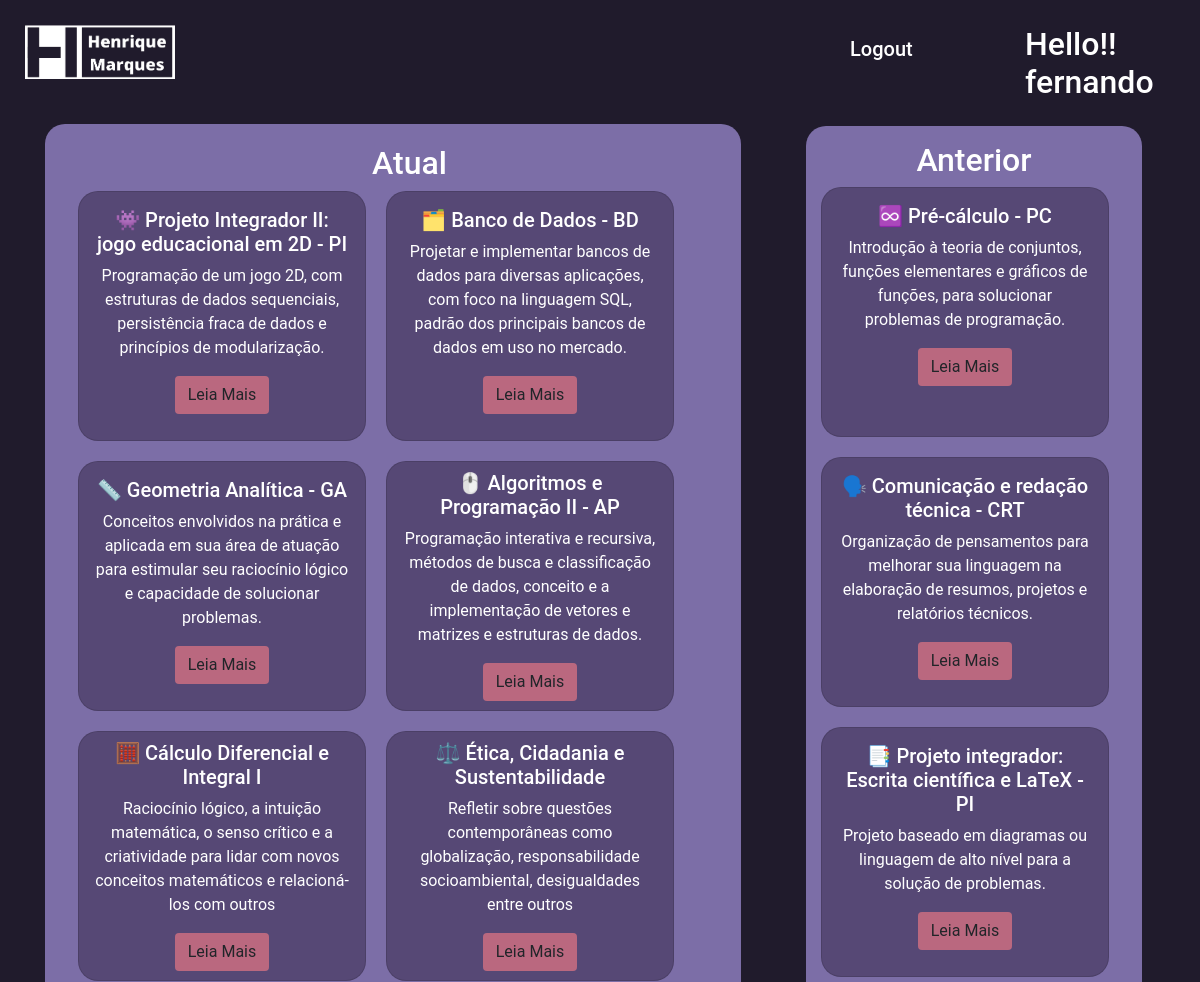
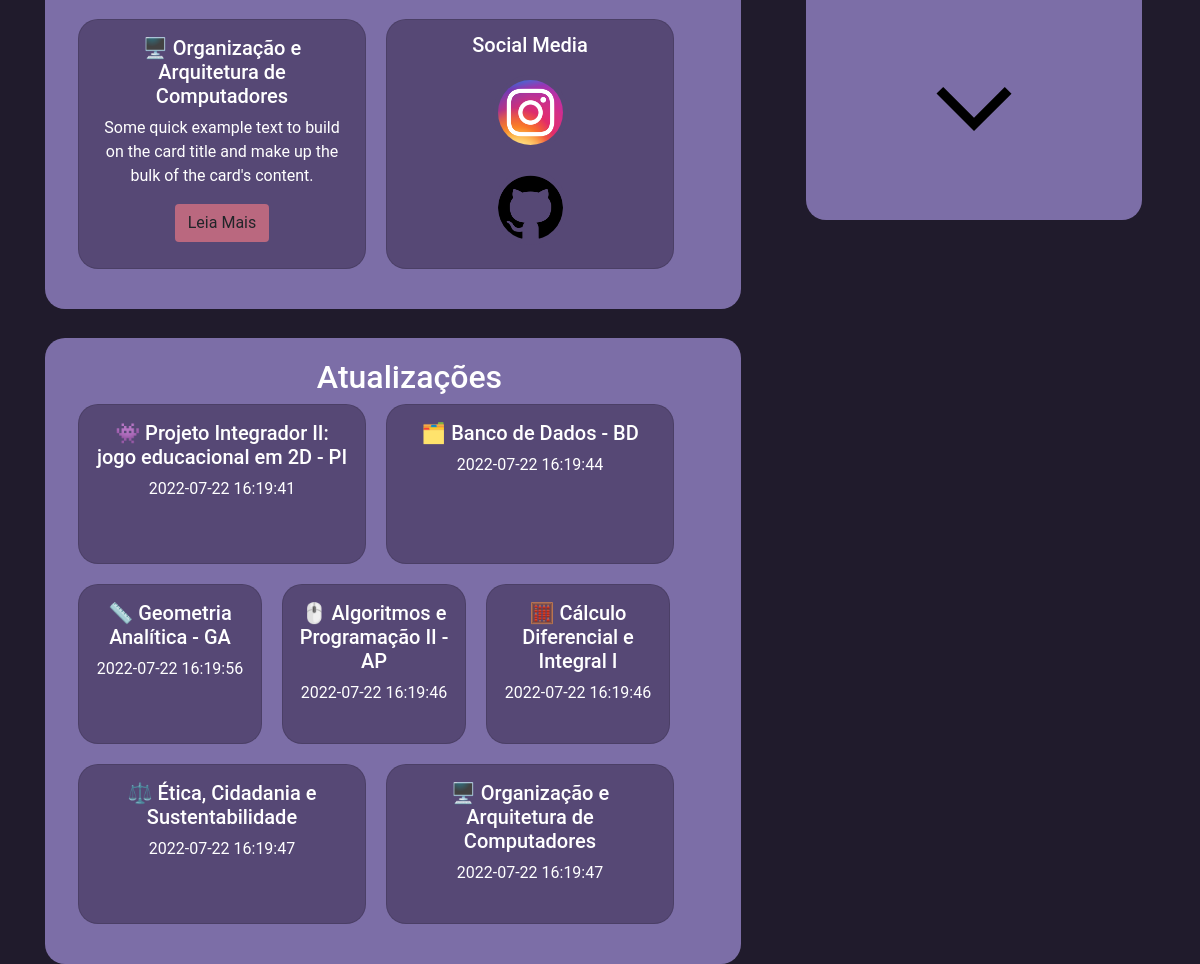
/ (signed in), run on the app's committed database (2 pictures, top to bottom).
### tables this page shows
CREATE TABLE 'users' ('id' INTEGER PRIMARY KEY AUTOINCREMENT NOT NULL, 'username' TEXT, 'hash' TEXT, 'dateTime' DATETIME);

CREATE TABLE 'materias' ('materia' TEXT, 'lastTimeUpdated' DATETIME);

### app.py (the view)
@app.route("/")
@login_required
def index():
    user_id = session["user_id"]
    if user_id == 5:
        return redirect("/admin")
    username_db = db.execute("SELECT username FROM users WHERE id = ?", user_id)
    username = username_db[0]["username"]
    lastTimeUpdated = db.execute("SELECT lastTimeUpdated FROM 'materias'")
    return render_template("index.html", username=username, lastTimeUpdated=lastTimeUpdated)

### app.py (called while the page is built)
@app.after_request
def after_request(response):
    response.headers["Cache-Control"] = "no-cache, no-store, must-revalidate"
    response.headers["Expires"] = 0
    response.headers["Pragma"] = "no-cache"
    return response

### functions.py (called while the page is built)
def login_required(f):
    @wraps(f)
    def decorated_function(*args, **kwargs):
        if session.get("user_id") is None:
            return redirect("/login")
        return f(*args, **kwargs)
    return decorated_function

### templates/index.html (shortened to what this page needs)
{% extends "layout.html" %}
{% block main %}
<header>
  <img class="logoIn" src="../static/images/HenriqueNoBackground.png">
  <h2 class="hello">Hello!! {{ username }}</h2>
  <a class="logout" href="/logout"><h5>Logout</h5></a>
<main>
  <div class="esquerda">
    <h2>Atual</h2>
    <div class="card" style="width: 18rem;">
        <div class="card-body">
          <h5 class="card-title">👾 Projeto Integrador II: jogo educacional em 2D - PI</h5>
          <p class="card-text">Programação de um jogo 2D, com estruturas de dados sequenciais, persistência fraca de dados e princípios de modularização.</p>
          <a href="https://equal-sturgeon-e06.notion.site/Projeto-Integrador-II-jogo-educacional-em-2D-PI-8c0d2427b02a4e608484c7f582bef404" class="btn">Leia Mais</a>
        </div>
    </div>
    <div class="card" style="width: 18rem;">
        <div class="card-body">
          <h5 class="card-title">🗂️ Banco de Dados - BD</h5>
          <p class="card-text">Projetar e implementar bancos de dados para diversas aplicações, com foco na linguagem SQL, padrão dos principais bancos de dados em uso no mercado.</p>
          <a href="https://equal-sturgeon-e06.notion.site/Banco-de-Dados-46c0cb629abf4aeeb9ef9afc477b64e2" class="btn">Leia Mais</a>
        </div>
    </div>
    <div class="card" style="width: 18rem;">
        <div class="card-body">
          <h5 class="card-title">📏 Geometria Analítica - GA</h5>
          <p class="card-text">Conceitos envolvidos na prática e aplicada em sua área de atuação para estimular seu raciocínio lógico e capacidade de solucionar problemas.</p>
          <a href="https://equal-sturgeon-e06.notion.site/Geometria-Anal-tica-158b395e86b4436ebb30c5eac2f02f3d" class="btn">Leia Mais</a>
        </div>
    </div>
    <div class="card" style="width: 18rem;">
        <div class="card-body">
          <h5 class="card-title">🖱️ Algoritmos e Programação II - AP</h5>
          <p class="card-text">Programação interativa e recursiva, métodos de busca e classificação de dados, conceito e a implementação de vetores e matrizes e estruturas de dados.</p>
          <a href="https://equal-sturgeon-e06.notion.site/Algoritmos-e-Programa-o-II-a15e30df2e3d46839720888a16dae431" class="btn">Leia Mais</a>
        </div>
    </div>
    <div class="card" style="width: 18rem;">
        <div class="card-body">
          <h5 class="card-title">🧮 Cálculo Diferencial e Integral I</h5>
          <p class="card-text">Raciocínio lógico, a intuição matemática, o senso crítico e a criatividade para lidar com novos conceitos matemáticos e relacioná-los com outros</p>
          <a href="https://equal-sturgeon-e06.notion.site/C-lculo-Diferencial-e-Integral-I-1dd8b92362874d118cd9187de8c0b6c9" class="btn">Leia Mais</a>
        </div>
    </div>
    <div class="card" style="width: 18rem;">
        <div class="card-body">
          <h5 class="card-title">⚖️ Ética, Cidadania e Sustentabilidade</h5>
          <p class="card-text">Refletir sobre questões contemporâneas como globalização, responsabilidade socioambiental, desigualdades entre outros</p>
          <a href="https://equal-sturgeon-e06.notion.site/tica-Cidadania-e-Sustentabilidade-1857c9be9f174170854957338e3a92f6" class="btn">Leia Mais</a>
        </div>
    </div>
    <div class="card" style="width: 18rem;">
        <div class="card-body">
          <h5 class="card-title">🖥️ Organização e Arquitetura de Computadores</h5>
          <p class="card-text">Some quick example text to build on the card title and make up the bulk of the card's content.</p>
          <a href="https://equal-sturgeon-e06.notion.site/Organiza-o-e-Arquitetura-de-Computadores-aebfab1006b241f9918cbc9f32e78e97" class="btn">Leia Mais</a>
        </div>
    </div>
    <div class="card" id="RedesSociais" style="width: 18rem;">
      <h5>Social Media</h5>
      <div class="mediaImg">
        <a href="https://www.instagram.com/henrimarqs_/"><img class="ContatoImg" src="../static/images/Instagram_icon.png"></a>
      </div>
      <div class="mediaImg">
        <a href="https://github.com/henriquemcmedeiros"><img class="ContatoImg" src="../static/images/github.png"></a>
      </div>
    </div>
  </div>
  <div class="direita">
    <h2>Anterior</h2>
    <div class="card" style="width: 18rem;">
      <div class="card-body">
        <h5 class="card-title">♾️ Pré-cálculo - PC</h5>
        <p class="card-text">Introdução à teoria de conjuntos, funções elementares e gráficos de funções, para solucionar problemas de programação.</p>
        <a href="https://equal-sturgeon-e06.notion.site/Pr-c-lculo-PC-b35924c8565640d9a3ea5dbb92352afa" class="btn">Leia Mais</a>
      </div>
  </div>
  <div class="card" style="width: 18rem;">
      <div class="card-body">
        <h5 class="card-title">🗣️ Comunicação e redação técnica - CRT</h5>
        <p class="card-text">Organização de pensamentos para melhorar sua linguagem na elaboração de resumos, projetos e relatórios técnicos.</p>
        <a href="https://equal-sturgeon-e06.notion.site/Comunica-o-e-reda-o-t-cnica-CRT-bba6ae44226341cca540f548596ef51b" class="btn">Leia Mais</a>
      </div>
  </div>
  <div class="card" style="width: 18rem;">
      <div class="card-body">
        <h5 class="card-title">📑 Projeto integrador: Escrita científica e LaTeX - PI</h5>
        <p class="card-text">Projeto baseado em diagramas ou linguagem de alto nível para a solução de problemas.</p>
        <a href="https://equal-sturgeon-e06.notion.site/Projeto-integrador-Escrita-cient-fica-e-LaTeX-PI-f79cf24bb0524ce7ac1959f5cdbb5c67" class="btn">Leia Mais</a>
      </div>
  </div>
  <div onclick="SeeMore()">
    <img id="seeMore" class="logo" src="../static/images/seeMore.svg">
  </div>
</div>
  <div class="esquerda" id="atualizacoes">
    <h2>Atualizações</h2>
    <div class="card" style="width: 18rem; height: 10rem;">
      <div class="card-body">
        <h5 class="card-title">👾 Projeto Integrador II: jogo educacional em 2D - PI</h5>
        <p class="card-text">{{ lastTimeUpdated[0]["lastTimeUpdated"] }}</p>
      </div>
    </div>
    <div class="card" style="width: 18rem; height: 10rem;">
      <div class="card-body">
        <h5 class="card-title">🗂️ Banco de Dados - BD</h5>
        <p class="card-text">{{ lastTimeUpdated[1]["lastTimeUpdated"] }}</p>
      </div>
    </div>
    <div class="card" style="width: 11.5rem; height: 10rem;">
      <div class="card-body">
        <h5 class="card-title">📏 Geometria Analítica - GA</h5>
        <p class="card-text">{{ lastTimeUpdated[2]["lastTimeUpdated"] }}</p>
      </div>
    </div>
    <div class="card" style="width: 11.5rem; height: 10rem;">
      <div class="card-body">
        <h5 class="card-title">🖱️ Algoritmos e Programação II - AP</h5>
        <p class="card-text">{{ lastTimeUpdated[3]["lastTimeUpdated"] }}</p>
      </div>
    </div>
    <div class="card" style="width: 11.5rem; height: 10rem;">
      <div class="card-body">
        <h5 class="card-title">🧮 Cálculo Diferencial e Integral I</h5>
        <p class="card-text">{{ lastTimeUpdated[4]["lastTimeUpdated"] }}</p>
      </div>
    </div>
    <div class="card" style="width: 18rem; height: 10rem;">
      <div class="card-body">
        <h5 class="card-title">⚖️ Ética, Cidadania e Sustentabilidade</h5>
        <p class="card-text">{{ lastTimeUpdated[5]["lastTimeUpdated"] }}</p>
      </div>
    </div>
    <div class="card" style="width: 18rem; height: 10rem;">
      <div class="card-body">
        <h5 class="card-title">🖥️ Organização e Arquitetura de Computadores</h5>
        <p class="card-text">{{ lastTimeUpdated[6]["lastTimeUpdated"] }}</p>
      </div>
    </div>
      </div>
</main>
{% endblock %}

### templates/layout.html (shortened to what this page needs)
<!DOCTYPE html>
<html lang="en">
    <head>
        <link href="https://cdn.jsdelivr.net/npm/bootstrap@5.1.3/dist/css/bootstrap.min.css" rel="stylesheet">
        <link href="/static/styles.css" rel="stylesheet">
    </head>
    <body>
            {% block main %}{% endblock %}
    </body>
</html>

### static/styles.css (style rules this page uses)
* { font-family: 'Roboto', sans-serif; box-sizing: border-box; }
.logo { width: 150px; margin: 20px; }
.logoIn { width: 150px; margin: 25px; float: left; margin-right: 500px; }
.hello { color: #FFFFFF; float: right; width: 150px; margin: 25px; margin-bottom: 4px; }
.logout { text-decoration: none; color: #FFFFFF; float: right; width: 150px; margin-top: 37px; }
.card { display: flex; justify-content: center; align-items: center; text-align: center; background-color: #564875; margin: 0px 20px 20px 0px; border-radius: 20px; float: left; height: 250px; transition: 0.2s; }
.card a { background-color: #ba687f; transition: 0.2s; }
.esquerda { float: left; width: 58%; padding: 20px 0px 20px 33px; margin: 20px 40px 20px 45px; border-radius: 20px; background-color: #7c6ea7; justify-content: center; align-items: center; text-align: center; }
.direita { margin: 20px 40px 20px 25px; padding: 15px; float: left; width: 28%; border-radius: 20px; background-color: #7c6ea7; justify-content: center; align-items: center; text-align: center; }
main { justify-content: center; align-items: center; text-align: center; }
#seeMore { cursor: pointer; }
.ContatoImg { text-align: center; float: left; border-radius: 50%; width: 75px; padding: 5px; cursor: pointer; background-color: #564875; margin: 10px; }
#RedesSociais a { background-color: #564875; color: #564875; }
.mediaImg { display: inline-block; }
body { background-color: #201b2c; color: #FFF; font-size: 1rem; font-weight: 400; line-height: 1.5; margin: 0; text-align: left; }
#atualizacoes { position: absolute; top: 1300px; }

### data on the page
users: username "fernando"
materias: lastTimeUpdated "2022-07-22 16:19:41"
materias: lastTimeUpdated "2022-07-22 16:19:44"
materias: lastTimeUpdated "2022-07-22 16:19:56"
materias: lastTimeUpdated "2022-07-22 16:19:46"
materias: lastTimeUpdated "2022-07-22 16:19:46"
materias: lastTimeUpdated "2022-07-22 16:19:47"
materias: lastTimeUpdated "2022-07-22 16:19:47"
